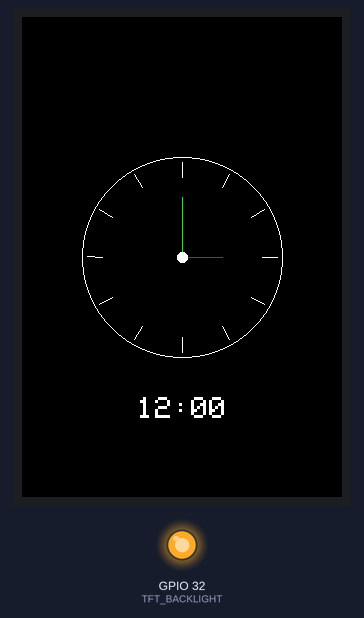
This sketch was run on a simulated ESP32. On the bench: 320×480 colour display, output pins drawn as LEDs (lit = HIGH). Pins used as bus, display or sensor lines are not drawn; what the sketch prints to the serial monitor is not drawn.

Above: at 1.5 s.

The sketch:

Lesson11_Clock.ino
```cpp
/*
 * Lesson 11: Clock Display
 * 3.5 inch TFT-LCD Display Tutorial
 *
 * Course objectives: Learn to create a clock display interface
 *
 * Key concepts:
 * - Analog clock drawing
 * - Clock tick marks
 * - Hour and minute hands
 * - Digital time display
 * - Centered layout
 *
 * Library needed (install once via Tools -> Manage Libraries):
 * - "GFX Library for Arduino" by moononournation. Any recent version works.
 *
 * Before uploading, pick your board in Arduino IDE under Tools -> Board:
 * "ESP32S3 Dev Module" for an ESP32-S3, or "ESP32 Dev Module" for a classic ESP32.
 */

#include <Arduino_GFX_Library.h>

// ==================== Color Name Compatibility ====================
// GFX Library 1.6.5+ renamed the short color macros (BLACK, RED, ...) to RGB565_*.
// These aliases keep the sketch compiling on both old (<=1.6.4) and new (>=1.6.5)
// versions. The #ifndef guard makes it a no-op on versions that still define BLACK.
#ifndef BLACK
  #define BLACK   RGB565_BLACK
  #define WHITE   RGB565_WHITE
  #define RED     RGB565_RED
  #define GREEN   RGB565_GREEN
  #define BLUE    RGB565_BLUE
  #define YELLOW  RGB565_YELLOW
  #define MAGENTA RGB565_MAGENTA
  #define CYAN    RGB565_CYAN
#endif

#include <math.h>

// ==================== SPI LCD Pin Definitions ====================
// This kit ships wired for ESP32-S3, but the display module's ribbon cable works
// with any board. Pins are selected automatically based on the board you choose
// in Arduino IDE (Tools -> Board), so the same sketch compiles on both.
#if defined(CONFIG_IDF_TARGET_ESP32S3)
  // ESP32-S3 (select "ESP32S3 Dev Module") - default wiring for this kit
  #define TFT_CS    10   // CS  (Chip Select)
  #define TFT_RST   42   // RESET
  #define TFT_DC    2    // DC/RS/A0 (Data/Command) - **Must connect!**
  #define TFT_MOSI  11   // SDA/MOSI (SPI data)
  #define TFT_SCLK  12   // SCL/SCLK (SPI clock)
  #define TFT_BACKLIGHT 41  // LEDA/BLK (Backlight)
  #define TFT_USE_PSRAM true
  #define TFT_SPI_NUM   HSPI    // S3: SPI3 host (=1). Usable buses are FSPI(=0) and HSPI(=1).
#else
  // Classic ESP32 (e.g. Lonely Binary PinPulse, select "ESP32 Dev Module")
  // NOTE: GPIO 41/42 do not exist on classic ESP32, and GPIO 6-11 are reserved for
  // the on-chip SPI flash, so the S3 pins above cannot be used. These are the
  // standard VSPI pins for classic ESP32.
  #define TFT_CS    15   // CS  (Chip Select)
  #define TFT_RST   4    // RESET
  #define TFT_DC    2    // DC/RS/A0 (Data/Command) - **Must connect!**
  #define TFT_MOSI  23   // SDA/MOSI (SPI data, VSPI default)
  #define TFT_SCLK  18   // SCL/SCLK (SPI clock, VSPI default)
  #define TFT_BACKLIGHT 32  // LEDA/BLK (Backlight)
  #define TFT_USE_PSRAM false
  #define TFT_SPI_NUM   VSPI    // classic ESP32: SPI3 host (=3). NOT FSPI(=1) -- that is the on-chip flash bus.
#endif

// ==================== Create the display object ====================
// "bus" sets up HOW we talk to the screen (hardware SPI on the pins above).
// "gfx" is the ST7796 screen driver (320x480) we call to draw text and shapes.
// Using a different screen size? See ADAPTATION_GUIDE.md in that size's folder.
Arduino_DataBus *bus = new Arduino_ESP32SPI(TFT_DC, TFT_CS, TFT_SCLK, TFT_MOSI, GFX_NOT_DEFINED, TFT_SPI_NUM /* HSPI on S3, VSPI on classic ESP32 */, true /* is_shared_interface */);
Arduino_ST7796 *gfx = new Arduino_ST7796(bus, TFT_RST, 0, true /* IPS */, 320, 480, 0, 0, 0, 0);

// ==================== Helper Functions ====================

// Draw centered text
void drawCenteredText(const char* text, int y, uint16_t color, int size) {
  gfx->setTextSize(size);
  gfx->setTextColor(color);
  int textWidth = strlen(text) * size * 6;
  int x = (gfx->width() - textWidth) / 2;
  gfx->setCursor(x, y);
  gfx->println(text);
}

// ==================== Initialization ====================
void setup() {
  Serial.begin(115200);
  delay(1000);

  Serial.println("Lesson 11: Clock Display");
  Serial.println("Initializing LCD...");

  // Turn the backlight on (on/off only, no brightness control).
  pinMode(TFT_BACKLIGHT, OUTPUT);
  digitalWrite(TFT_BACKLIGHT, HIGH);  // HIGH = backlight ON

  // Reset display
  pinMode(TFT_RST, OUTPUT);
  digitalWrite(TFT_RST, LOW);
  delay(10);
  digitalWrite(TFT_RST, HIGH);
  delay(120);

  // Initialize LCD
  if (!gfx->begin()) {
    Serial.println("LCD initialization failed!");
    while (1);
  }

  gfx->setRotation(0);

  Serial.println("LCD initialized successfully!");

  // ==================== Lesson Content ====================

  // Clock interface
  Serial.println("Displaying Clock Interface");
  gfx->fillScreen(BLACK);

  // Clock center (screen center: 320/2=160, 480/2=240)
  int centerX = 160;  // Screen width center
  int centerY = 240;  // Screen height center
  int radius = 100;   // Clock radius, keep within screen

  // Outer circle
  gfx->drawCircle(centerX, centerY, radius, WHITE);

  // Clock ticks (12 marks)
  for (int i = 0; i < 12; i++) {
    float angle = i * PI / 6 - PI / 2;
    int x1 = centerX + (radius - 5) * cos(angle);
    int y1 = centerY + (radius - 5) * sin(angle);
    int x2 = centerX + (radius - 20) * cos(angle);
    int y2 = centerY + (radius - 20) * sin(angle);
    gfx->drawLine(x1, y1, x2, y2, WHITE);
  }

  // Hour hand (pointing to 3 o'clock)
  gfx->drawLine(centerX, centerY, centerX + 40, centerY, RED);

  // Minute hand (pointing to 12 o'clock)
  gfx->drawLine(centerX, centerY, centerX, centerY - 60, GREEN);

  // Center dot
  gfx->fillCircle(centerX, centerY, 5, WHITE);

  // Time text (below clock)
  gfx->setTextColor(WHITE);
  gfx->setTextSize(3);
  drawCenteredText("12:00", 380, WHITE, 3);

  Serial.println("Clock Display complete!");
}

void loop() {
  delay(1000);
}
```
